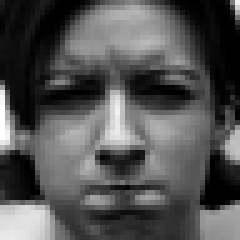
#> input picture CK+48/anger/S010_004_00000019.png, 48 x 48 px, found by its file name (shown 5 times larger); its folder holds 4 pictures in this run
$ jupyter execute --allow-errors svm.ipynb
#> lines starting #> are read from the running program, lines starting #| are printed output that depends on the picture
[cell 1]
import numpy as np  # For numerical operations
import cv2  # OpenCV for image processing
import os  # For handling file paths
from sklearn.model_selection import train_test_split  # To split the dataset
from sklearn.metrics import classification_report, confusion_matrix, accuracy_score  # Model evaluation
from sklearn.decomposition import PCA  # Dimensionality reduction
from sklearn.preprocessing import LabelEncoder  # Encode emotion labels
from sklearn import svm  # Support Vector Machine
import matplotlib.pyplot as plt  # Visualization

[cell 2]
# Function to load and preprocess images from the dataset and display samples in a grid
def load_images_from_folder(folder_path, num_samples_per_emotion=5):
#> called with folder_path = 'D:\\Reserach\\svm3\\CK+48', num_samples_per_emotion = 5
    images = []
    labels = []
    samples_shown = {}  # Keep track of displayed samples for each emotion
    sample_images = []  # List to store images for grid display
    sample_labels = []  # List to store labels for grid display

    for emotion_label in os.listdir(folder_path):  # Loop through emotion folders
        emotion_folder = os.path.join(folder_path, emotion_label)
        if os.path.isdir(emotion_folder):
            samples_shown[emotion_label] = 0
            for img_file in os.listdir(emotion_folder):  # Loop through images
                img_path = os.path.join(emotion_folder, img_file)
                img = cv2.imread(img_path, cv2.IMREAD_GRAYSCALE)  # Load image in grayscale
#> img is the input picture: shape (48, 48); min 0, max 255, mean 82.6
                if img is not None:
                    img_resized = cv2.resize(img, (48, 48))  # Resize image to 48x48
                    images.append(img_resized.flatten())  # Flatten to 1D array
                    labels.append(emotion_label)  # Use folder name as label

                    # Store sample images and labels for grid display
                    if samples_shown[emotion_label] < num_samples_per_emotion:
                        sample_images.append(img_resized)
                        sample_labels.append(emotion_label)
                        samples_shown[emotion_label] += 1

    # Display all collected sample images in a grid
    display_sample_images_in_grid(sample_images, sample_labels, num_samples_per_emotion)

    return images, labels

# Function to display sample images in a grid
def display_sample_images_in_grid(sample_images, sample_labels, num_samples_per_emotion):
    # Calculate number of rows and columns based on the number of samples
#> called with num_samples_per_emotion = 5
    num_samples = len(sample_images)
    num_columns = min(num_samples, num_samples_per_emotion)
    num_rows = (num_samples + num_columns - 1) // num_columns  # Round up to create enough rows

    plt.figure(figsize=(num_columns * 2, num_rows * 2))  # Adjust the size of the figure
    for i in range(num_samples):
        plt.subplot(num_rows, num_columns, i + 1)
        plt.imshow(sample_images[i], cmap='gray')
        plt.title(f"Emotion: {sample_labels[i]}")
        plt.axis('off')

    plt.tight_layout()  # Adjust spacing between subplots
    plt.show()
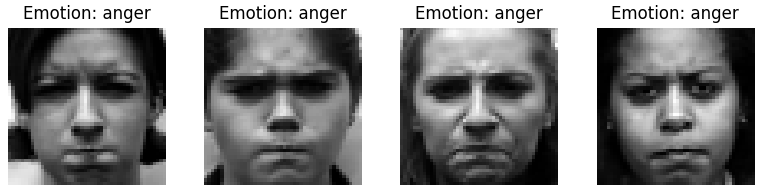
#> figure drawn by matplotlib, 4 panels

[cell 3]
# Path to CK+48 dataset (adjust according to your local directory)
dataset_folder = r"D:\Reserach\svm3\CK+48"

[cell 4]
# Load the full dataset
X, y = load_images_from_folder(dataset_folder)

[cell 5]
# Convert to numpy arrays and normalize pixel values
X = np.array(X) / 255.0
y = np.array(y)

[cell 6]
# Split the data into training and testing sets (80% training, 20% testing)
X_train, X_test, y_train, y_test = train_test_split(X, y, test_size=0.2, random_state=42, stratify=y)

[cell 7]
# Encode emotion labels
label_encoder = LabelEncoder()
y_train_encoded = label_encoder.fit_transform(y_train)
y_test_encoded = label_encoder.transform(y_test)

[cell 8]
# Apply PCA for dimensionality reduction
pca = PCA(n_components=100)
#> (the rest of this cell did not finish here and is left out)

[cell 9]
# Train SVM model
model = svm.SVC(kernel='linear', C=1.0)
#> (the rest of this cell did not finish here and is left out)

#> (a cell that did not finish here is left out)

#> (a cell that did not finish here is left out)

#> (a cell that did not finish here is left out)

[cell 13]
# Count the number of samples for each emotion in the training and testing sets
emotions_to_display = ['anger', 'contempt', 'disgust', 'fear', 'happy', 'sadness', 'surprise']

# Counting occurrences in training and testing data
train_counts = {emotion: 0 for emotion in emotions_to_display}
test_counts = {emotion: 0 for emotion in emotions_to_display}

for emotion in emotions_to_display:
    train_counts[emotion] = sum(y_train == emotion)
    test_counts[emotion] = sum(y_test == emotion)

# Plotting the distribution of data in training and testing sets
fig, ax = plt.subplots(figsize=(10, 6))

# X-axis positions for each emotion
x = np.arange(len(emotions_to_display))

# Bar width
width = 0.35

# Plot the counts of each emotion in training and testing datasets
ax.bar(x - width/2, list(train_counts.values()), width, label='Training Data', color='b')
ax.bar(x + width/2, list(test_counts.values()), width, label='Testing Data', color='r')

# Labeling the plot
ax.set_xlabel('Emotion')
ax.set_ylabel('Count')
ax.set_title('Distribution of Data per Emotion (Training vs Testing)')
ax.set_xticks(x)
ax.set_xticklabels(emotions_to_display)
ax.legend()

# Show the plot
plt.tight_layout()
plt.show()
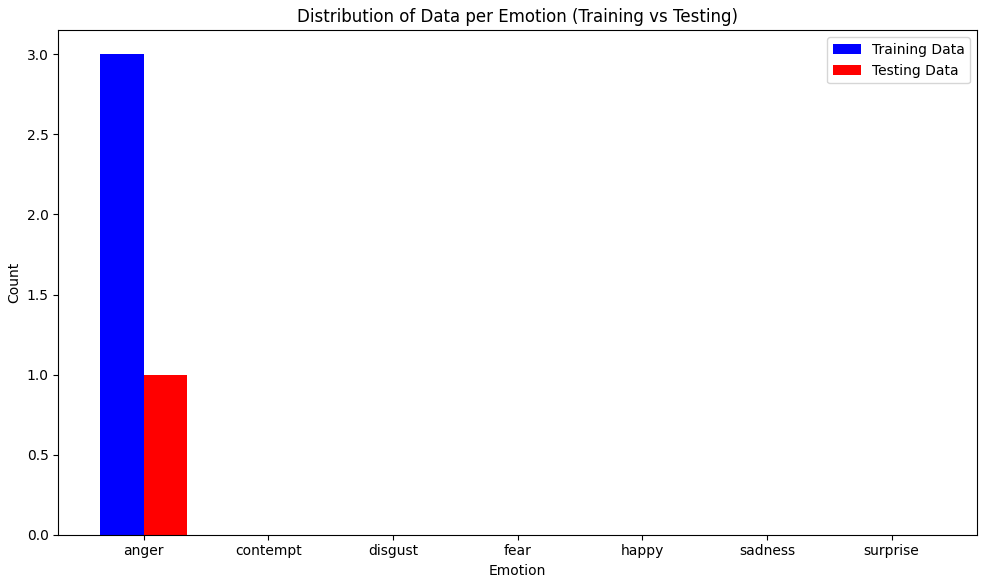
#> figure drawn by matplotlib, 1 panel; tallest bar 3 high, from x = -0.35 to 0; tallest bar 1 high, from x = 2.78e-17 to 0.35

[cell 14]
# Define the emotions to display
emotions_to_display = ['anger', 'contempt', 'disgust', 'fear', 'happy', 'sadness', 'surprise']

# Count the occurrences of each emotion in the entire dataset
emotion_counts = {emotion: 0 for emotion in emotions_to_display}

# Count the number of images for each emotion
for emotion in emotions_to_display:
    emotion_counts[emotion] = sum(y == emotion)

# Plotting the distribution of images for each emotion in the dataset
fig, ax = plt.subplots(figsize=(10, 6))

# X-axis positions for each emotion
x = np.arange(len(emotions_to_display))

# Bar width
width = 0.6

# Plot the count of images for each emotion
ax.bar(x, list(emotion_counts.values()), width, color='b')

# Labeling the plot
ax.set_xlabel('Emotion')
ax.set_ylabel('Number of Images')
ax.set_title('Distribution of Images per Emotion in the Dataset')
ax.set_xticks(x)
ax.set_xticklabels(emotions_to_display)

# Show the plot
plt.tight_layout()
plt.show()
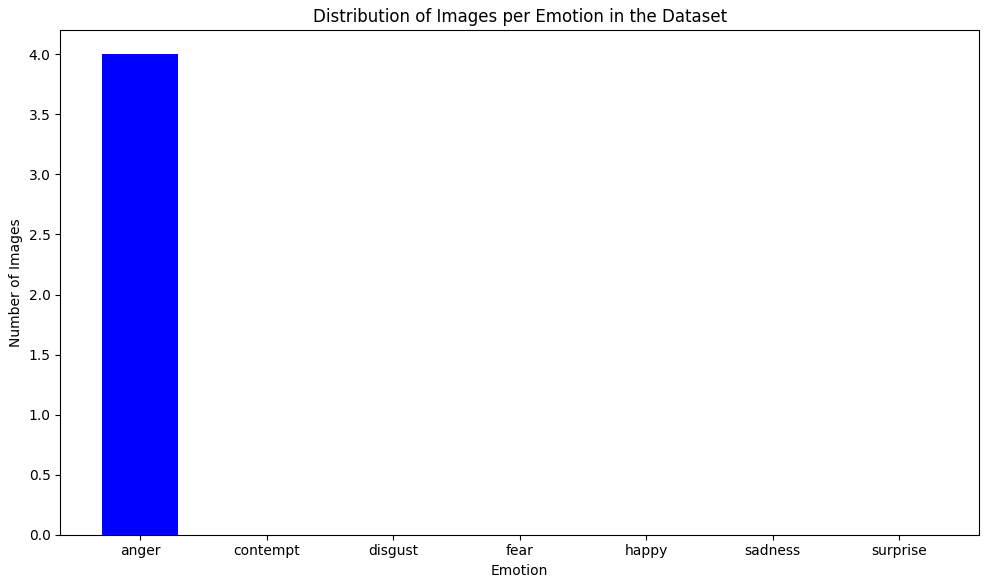
#> figure drawn by matplotlib, 1 panel; tallest bar 4 high, from x = -0.3 to 0.3
